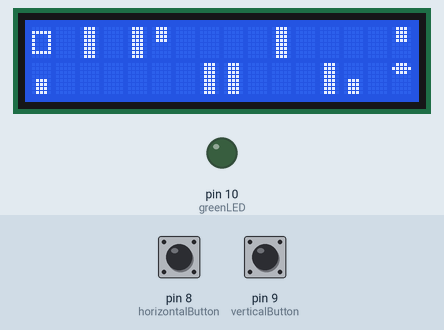
Bench run of a sketch on a simulated Arduino Uno, built with avr-gcc and run on an emulated ATmega328P. Parts: 16×2 character LCD, output pins drawn as LEDs (lit = HIGH). Inputs (shaded band) come from the test bench; at power-on: pin 9 (verticalButton) LOW, pin 8 (horizontalButton) LOW. What the sketch prints to the serial monitor is not drawn.

Above: at 1.2 s.
1.3 s: pin 9 (verticalButton) pulled HIGH for 0.15 s
At 2.5 s:
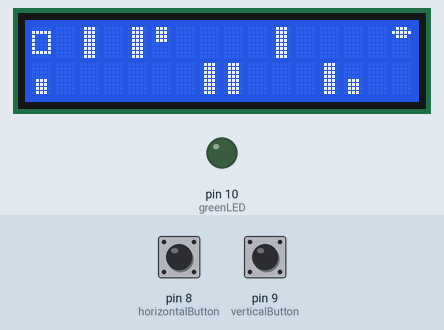
2.9 s: pin 8 (horizontalButton) pulled HIGH for 0.15 s
At 3.8 s:
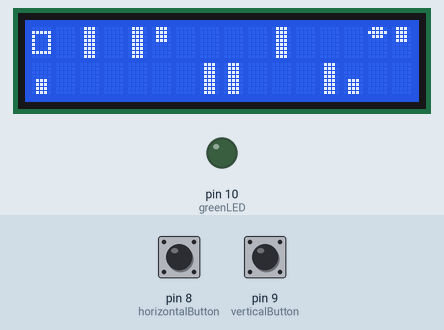
4.5 s: pin 8 (horizontalButton) pulled HIGH for 1 s
At 5.2 s:
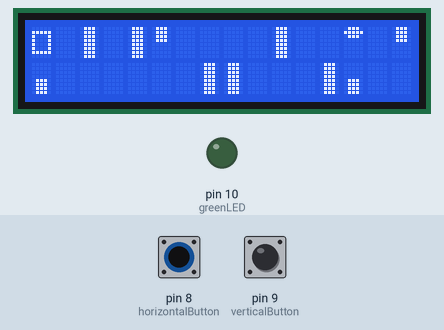
7.0 s: pin 9 (verticalButton) pulled HIGH for 1 s
At 7.9 s:
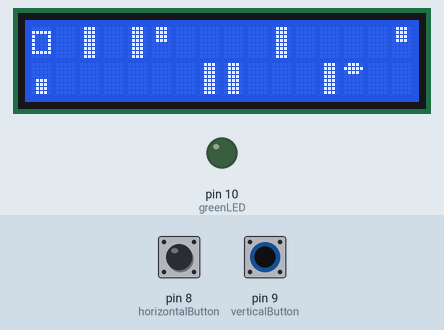
9.5 s: pin 8 (horizontalButton) pulled HIGH for 0.15 s
At 10.7 s:
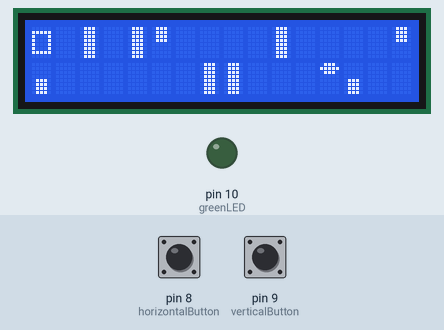
11.1 s: pin 8 (horizontalButton) pulled HIGH for 3.2 s
At 12.2 s:
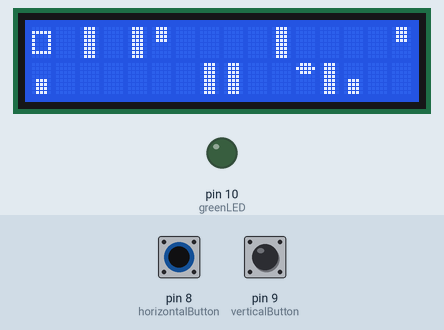
Timing chart, 0 to 14.1 s (numbered marks = the images above; inputs shaded):
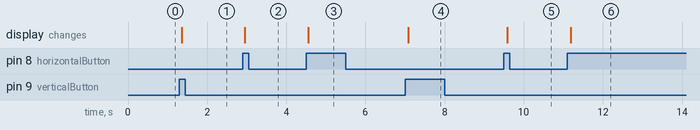

The sketch:

Flappy_bird.ino
```cpp
/*
 * Goal: To design a "flappy bird" style game. It implements the push buttton
 *       to move the character around the road blocks.
 *
 * Steps:
 * 1. Build road blocks
 * 2. Design flappy bird character
 * 3. Implement 2 buttons to move "flappy bird" up and down
 *
 */

// To make display easier to program
#include <LiquidCrystal.h>
LiquidCrystal lcd(2, 3, 4, 5, 6, 7);

byte bigBlock[8] = {
0b01110,
0b01110,
0b01110,
0b01110,
0b01110,
0b01110,
0b01110,
0b01110 };

byte littleBlockLower0[8] = { // position 0
0b00000,
0b00000,
0b00000,
0b00000,
0b01110,
0b01110,
0b01110,
0b01110 };

byte littleBlockLower1[8] = { // position 1
0b01110,
0b01110,
0b01110,
0b01110 ,
0b00000,
0b00000,
0b00000,
0b00000 };

byte littleBlockUpper[8] = {
0b00000,
0b00000,
0b00000,
0b00000,
0b01110,
0b01110,
0b01110,
0b01110 };

byte flappy[8] = {
0b01110,
0b11111,
0b01110,
0b00000,
0b00000,
0b00000,
0b00000,
0b00000 };

const int horizontalButton = 8; // digital input connected to button motion 'RIGHT'
const int verticalButton = 9; // digital input connected to button motion 'UP' 'DOWN'
const int greenLED = 10; // green light go

// Button states
const int pressed = 1;
const int notpressed = 0;
int lastHorizontalState = 0;
int lastVerticalState = 0;

// flappy starting position
int col = 15;
int row = 1;

void setup() {
  lcd.begin(16, 2);

  // Road blocks
  lcd.createChar(0, bigBlock);
  lcd.createChar(1, littleBlockLower1);
  lcd.createChar(2, littleBlockLower0);
  lcd.createChar(3, littleBlockUpper);

  // flappy bird character
  lcd.createChar(4, flappy);

  // define pins
  pinMode(horizontalButton, INPUT);
  pinMode(verticalButton, INPUT);
  pinMode(greenLED, OUTPUT);
  Serial.begin(1200);

} // end setup()

void loop() {

  // build maze
  lcd.setCursor(15,0);
  lcd.write(byte(1));

  //lcd.setCursor(14,0);
  //lcd.write(byte(1));

  lcd.setCursor(13,1);
  lcd.write(byte(3));

  //lcd.setCursor(12,0);
  //lcd.write(byte(2));

  lcd.setCursor(12,1);
  lcd.write(byte(0));

  //lcd.setCursor(11,1);
  //lcd.write(byte(3));

  lcd.setCursor(10,0);
  lcd.write(byte(0));

  //lcd.setCursor(10,1);
  //lcd.write(byte(3));

  lcd.setCursor(8,1);
  lcd.write(byte(0));

  //lcd.setCursor(7,0);
  //lcd.write(byte(1));

  lcd.setCursor(7,1);
  lcd.write(byte(0));

  lcd.setCursor(5,0);
  lcd.write(byte(1));

  //lcd.setCursor(5,1);
  //lcd.write(byte(3));

  lcd.setCursor(4,0);
  lcd.write(byte(0));

  //lcd.setCursor(3,0);
  //lcd.write(byte(1));

  //lcd.setCursor(3,1);
  //lcd.write(byte(3));

  lcd.setCursor(2,0);
  lcd.write(byte(0));

  //lcd.setCursor(1,0);
  //lcd.write(byte(2));

  lcd.setCursor(0,1);
  lcd.write(byte(3));

  lcd.setCursor(0,0);
  lcd.print(char(219));

  lcd.setCursor(col, row);
  lcd.write(byte(4));

  // Has the button been pressed
  int horizontalState = digitalRead(horizontalButton);
  Serial.println(horizontalState);
  delay(20); // any faster my computer restarts

  int verticalState = digitalRead(verticalButton);
  Serial.println(verticalState);
  delay(20);

  // horizontal button function
  if (horizontalState != lastHorizontalState) {
    if (horizontalState == pressed) {
      col = col - pressed; }
    else if (horizontalState == notpressed) {
      col = col - notpressed; }
  }
  lastHorizontalState = horizontalState; // update column position for next loop

  // vertical button function
  if (verticalState != lastVerticalState) {
    if (verticalState == pressed && row == 1) {
      row = row - pressed; }
    else if (verticalState == pressed && row == 0) {
      row = row + pressed; }
    else if (verticalState == notpressed) {
      row = row; }
   }
   lastVerticalState = verticalState; // update vertical position for next loop

  // move flappy
  lcd.clear();
  lcd.setCursor(col, row);
  lcd.write(byte(4));

  if (col == 0 && row == 0) {
    digitalWrite(greenLED, HIGH);
   }
  else {
    digitalWrite(greenLED, LOW);
   }
}
```

Measured:
- after the input at 1.3 s, the display: changes after 0.05 s (image 1)
- after the input at 2.9 s, the display: changes after 0.06 s (image 2)
- after the input at 4.5 s, the display: changes after 0.06 s (image 3)
- after the input at 7.0 s, the display: changes after 0.08 s (image 4)
- after the input at 9.5 s, the display: changes after 0.08 s (image 5)
- after the input at 11.1 s, the display: changes after 0.08 s (image 6)
